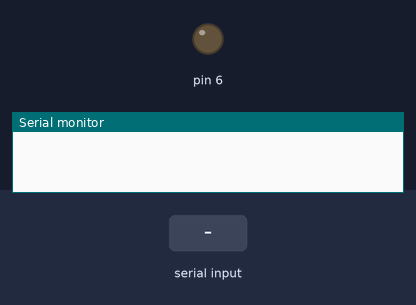
A sketch run on a simulated Arduino Uno, built with avr-gcc and run on an emulated ATmega328P. On the bench: output pins drawn as LEDs (lit = HIGH), the last lines printed to the serial monitor. Inputs (shaded band) come from the test bench.

Above: at 1.2 s.
1.3 s: "1\n" received over Serial
At 2.5 s:
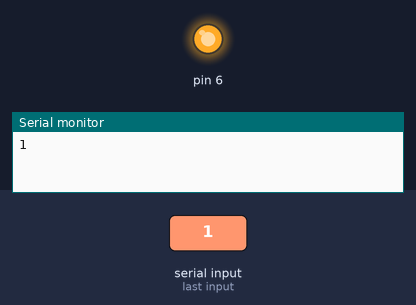
2.8 s: "0\n" received over Serial
At 3.8 s:
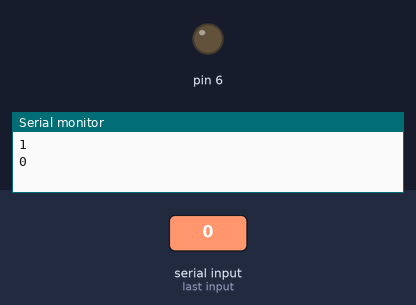
Timing chart, 0 to 5.8 s (numbered marks = the images above; inputs shaded):
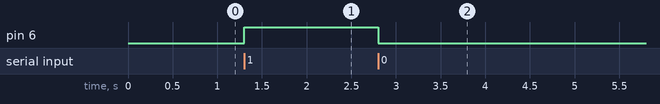

The sketch:

bt_led.ino
```cpp
/*
 * Developer: likith | Date: 23/06/18
 * Simple code to control an LED through bluetooth module
 * This code assumes the following:
 * - Bluetooth module is connected to ports 0/1 on Arduino
 * - The user uses a Bluetooth Terminal app on android to send data
 * - LED is connected to pin 6 on the arduino
 *
 * * Send 1 to ON, Send 0 to OFF
 */

char data = 0;
void setup() {
  Serial.begin(9600);
  pinMode(6, OUTPUT);

}

void loop() {
  if (Serial.available() > 0) {
    data = Serial.read();
    Serial.print(data);
    Serial.print("\n");
    if (data == '1') {
      digitalWrite(6, HIGH);
    } else if (data == '0'){
      digitalWrite(6, LOW);
    }
  }

}
```

Measured:
- after the input at 1.3 s, pin 6: LOW → HIGH at once
- after the input at 2.8 s, pin 6: HIGH → LOW at once
